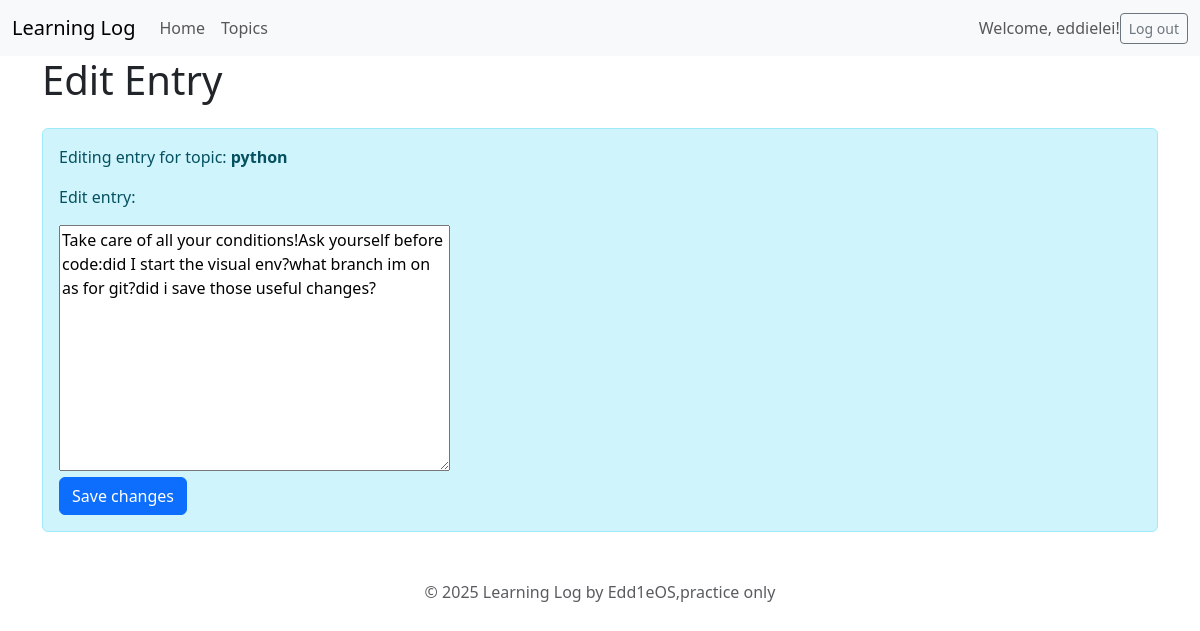
The page /edit_entry/4/ (signed in) on the database its author committed.
### learning_logs/models.py (models this page shows, shortened)
class Entry(models.Model):
    topic = models.ForeignKey(Topic, on_delete=models.CASCADE)
    text = models.TextField()
    date_added = models.DateTimeField(auto_now_add=True)
    class Meta:
        verbose_name_plural = 'entries'
    text

class Topic(models.Model):#继承模型类model.Model
    text = models.CharField(max_length=200)
    date_added = models.DateTimeField(auto_now_add=True)
    owner = models.ForeignKey('auth.User', on_delete=models.CASCADE)#简单来说就是一个外键字段，关联auth.User模型，这里的一对多关系是：一个用户可以有多个主题，一个主题只能有一个用户，也就是一个entry只属于一个user。

### learning_logs/views.py (the view)
# urls.py: path('edit_entry/<int:entry_id>/', views.edit_entry, name='edit_entry'),
@login_required
def edit_entry(request, entry_id):
    entry = Entry.objects.get(id=entry_id)
    topic = entry.topic
    if topic.owner != request.user:
        raise Http404
    if request.method != 'POST':
        form = EntryForm(instance=entry)
    else:
        form = EntryForm(instance=entry, data=request.POST)
        if form.is_valid():
            form.save()
            return redirect('learning_logs:topic', topic_id=topic.id)
    context = {'entry': entry, 'topic': topic, 'form': form}
    return render(request, 'learning_logs/edit_entry.html', context)

### learning_logs/forms.py
class EntryForm(forms.ModelForm):
    class Meta:
        model = Entry
        fields = ['text']
        labels = {'text': ''}

### learning_logs/templates/learning_logs/edit_entry.html (shortened to what this page needs)
{% extends "learning_logs/base.html" %}
{% block page_header %}
  <h1>Edit Entry</h1>
{% endblock page_header %}
{% load django_bootstrap5 %}
{% load static %}
{% block content %}
  <div class="alert alert-info" role="alert">
    <p>Editing entry for topic: <strong>{{ entry.topic.text }}</strong></p>
  <p>Edit entry:</p>
  <form action="{% url 'learning_logs:edit_entry' entry.id %}" method="post">
    {{ form.as_div }}
    <button name="submit"  class="btn btn-primary">Save changes</button>
  </form>
{% endblock content %}

### learning_logs/templates/learning_logs/base.html (shortened to what this page needs)
<!doctype html>
<html lang="en">
<head>
    {% load django_bootstrap5 %}
    {% bootstrap_css %}
</head>
<body>
    <nav class="navbar navbar-expand-lg navbar-light bg-light">
        <div class="container-fluid">
            <a class="navbar-brand" href="{% url 'learning_logs:index' %}">
                Learning Log</a>
        <div class="collapse navbar-collapse" id="navbarCollapse">
            <ul class="navbar-nav me-auto mb-2 mb-md-0">
                <li class="nav-item">
                    <a class="nav-link" href="{% url 'learning_logs:index' %}">Home</a></li>
                <li class="nav-item">
                    <a class="nav-link" href="{% url 'learning_logs:topics' %}">Topics</a>
                        </li>
            </ul>
            <ul class="navbar-nav" ms-auto m2-2-md-0>
                {% if user.is_authenticated %}
                  <li class="nav-item">
                    <span class="navbar-text">Welcome, {{ user.username }}!</span></li>
                {% else %}
                  <li class="nav-item">
                    <a class="nav-link" href="{% url 'accounts:register' %}">Register</a></li>
                  <li class="nav-item">
                    <a class="nav-link" href="{% url 'accounts:login' %}">Log in</a>
                  </li>
                {% endif %}
            </ul>
            {% if user.is_authenticated %}
                <form action="{% url 'accounts:logout' %}" method="post" class="d-flex">
                    <button name='submit' class='btn btn-outline-secondary btn-sm'>Log out</button>
                </form>
            {% endif %}
        </div>
    </div>
</nav>
<main class="container">
  <div class="pb-2 mb-2" boarder-bottom>
    {%block page_header%}{% endblock page_header %}
  </div>
  <div>
    {%block content%}{% endblock content %}
  </div>
  <div class="pt-4 mt-4 text-center text-muted">
    <p>&copy; 2025 Learning Log by Edd1eOS,practice only</p>
  </div>
</main>
</body>
</html>

### rows shown on the page
Entry: topic.text "python", text "Take care of all your conditions!Ask yourself before code:did I start the visual env?what branch im on as for git?did i save those useful changes?"

### other values the page prints
{{ user.username }} "eddielei"
